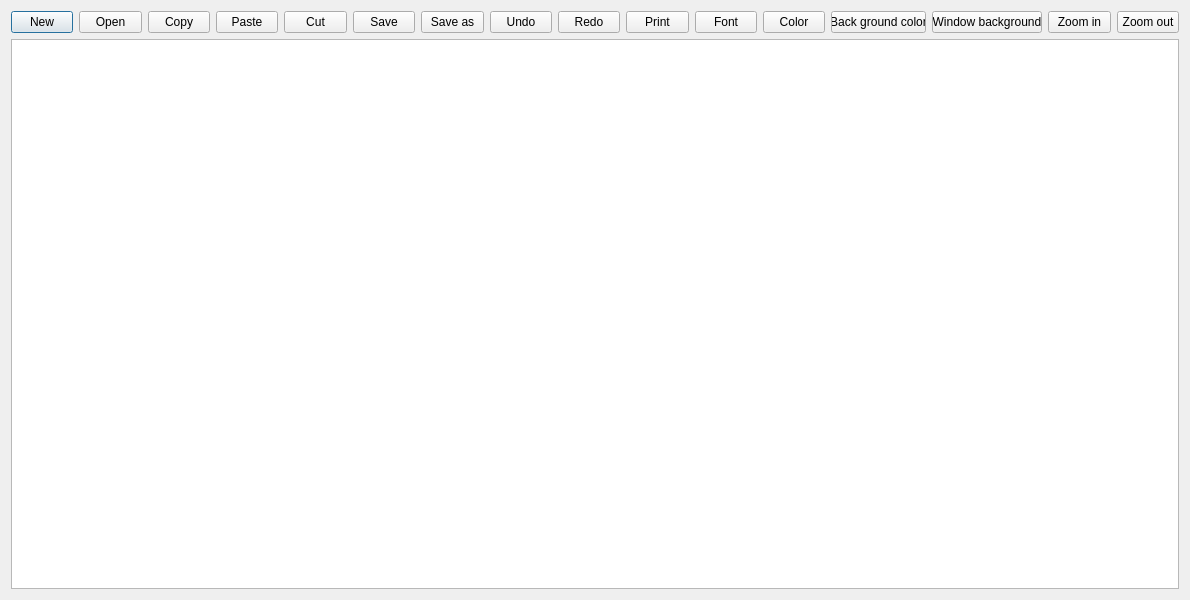
<?xml version="1.0" encoding="UTF-8"?>
<ui version="4.0">
 <class>Dialog</class>
 <widget class="QDialog" name="Dialog">
  <property name="geometry">
   <rect>
    <x>0</x>
    <y>0</y>
    <width>1190</width>
    <height>600</height>
   </rect>
  </property>
  <property name="windowTitle">
   <string>Dialog</string>
  </property>
  <layout class="QVBoxLayout" name="verticalLayout">
   <item>
    <layout class="QHBoxLayout" name="horizontalLayout_2">
     <item>
      <widget class="QPushButton" name="new_2">
       <property name="sizePolicy">
        <sizepolicy hsizetype="Fixed" vsizetype="Fixed">
         <horstretch>0</horstretch>
         <verstretch>0</verstretch>
        </sizepolicy>
       </property>
       <property name="minimumSize">
        <size>
         <width>30</width>
         <height>20</height>
        </size>
       </property>
       <property name="text">
        <string>New</string>
       </property>
      </widget>
     </item>
     <item>
      <widget class="QPushButton" name="open">
       <property name="sizePolicy">
        <sizepolicy hsizetype="Fixed" vsizetype="Fixed">
         <horstretch>0</horstretch>
         <verstretch>0</verstretch>
        </sizepolicy>
       </property>
       <property name="minimumSize">
        <size>
         <width>35</width>
         <height>20</height>
        </size>
       </property>
       <property name="text">
        <string>Open</string>
       </property>
      </widget>
     </item>
     <item>
      <widget class="QPushButton" name="copy">
       <property name="sizePolicy">
        <sizepolicy hsizetype="Fixed" vsizetype="Fixed">
         <horstretch>0</horstretch>
         <verstretch>0</verstretch>
        </sizepolicy>
       </property>
       <property name="minimumSize">
        <size>
         <width>35</width>
         <height>20</height>
        </size>
       </property>
       <property name="text">
        <string>Copy</string>
       </property>
      </widget>
     </item>
     <item>
      <widget class="QPushButton" name="paste">
       <property name="sizePolicy">
        <sizepolicy hsizetype="Fixed" vsizetype="Fixed">
         <horstretch>0</horstretch>
         <verstretch>0</verstretch>
        </sizepolicy>
       </property>
       <property name="minimumSize">
        <size>
         <width>40</width>
         <height>20</height>
        </size>
       </property>
       <property name="text">
        <string>Paste</string>
       </property>
      </widget>
     </item>
     <item>
      <widget class="QPushButton" name="cut">
       <property name="sizePolicy">
        <sizepolicy hsizetype="Fixed" vsizetype="Fixed">
         <horstretch>0</horstretch>
         <verstretch>0</verstretch>
        </sizepolicy>
       </property>
       <property name="minimumSize">
        <size>
         <width>30</width>
         <height>20</height>
        </size>
       </property>
       <property name="text">
        <string>Cut</string>
       </property>
      </widget>
     </item>
     <item>
      <widget class="QPushButton" name="save">
       <property name="sizePolicy">
        <sizepolicy hsizetype="Fixed" vsizetype="Fixed">
         <horstretch>0</horstretch>
         <verstretch>0</verstretch>
        </sizepolicy>
       </property>
       <property name="minimumSize">
        <size>
         <width>35</width>
         <height>20</height>
        </size>
       </property>
       <property name="text">
        <string>Save</string>
       </property>
      </widget>
     </item>
     <item>
      <widget class="QPushButton" name="save_as">
       <property name="sizePolicy">
        <sizepolicy hsizetype="Fixed" vsizetype="Fixed">
         <horstretch>0</horstretch>
         <verstretch>0</verstretch>
        </sizepolicy>
       </property>
       <property name="minimumSize">
        <size>
         <width>50</width>
         <height>20</height>
        </size>
       </property>
       <property name="text">
        <string>Save as</string>
       </property>
      </widget>
     </item>
     <item>
      <widget class="QPushButton" name="undo">
       <property name="sizePolicy">
        <sizepolicy hsizetype="Fixed" vsizetype="Fixed">
         <horstretch>0</horstretch>
         <verstretch>0</verstretch>
        </sizepolicy>
       </property>
       <property name="minimumSize">
        <size>
         <width>35</width>
         <height>20</height>
        </size>
       </property>
       <property name="text">
        <string>Undo</string>
       </property>
      </widget>
     </item>
     <item>
      <widget class="QPushButton" name="redo">
       <property name="sizePolicy">
        <sizepolicy hsizetype="Fixed" vsizetype="Fixed">
         <horstretch>0</horstretch>
         <verstretch>0</verstretch>
        </sizepolicy>
       </property>
       <property name="minimumSize">
        <size>
         <width>35</width>
         <height>20</height>
        </size>
       </property>
       <property name="text">
        <string>Redo</string>
       </property>
      </widget>
     </item>
     <item>
      <widget class="QPushButton" name="print">
       <property name="sizePolicy">
        <sizepolicy hsizetype="Fixed" vsizetype="Fixed">
         <horstretch>0</horstretch>
         <verstretch>0</verstretch>
        </sizepolicy>
       </property>
       <property name="minimumSize">
        <size>
         <width>35</width>
         <height>20</height>
        </size>
       </property>
       <property name="text">
        <string>Print</string>
       </property>
      </widget>
     </item>
     <item>
      <widget class="QPushButton" name="font">
       <property name="sizePolicy">
        <sizepolicy hsizetype="Fixed" vsizetype="Fixed">
         <horstretch>0</horstretch>
         <verstretch>0</verstretch>
        </sizepolicy>
       </property>
       <property name="minimumSize">
        <size>
         <width>30</width>
         <height>20</height>
        </size>
       </property>
       <property name="text">
        <string>Font</string>
       </property>
      </widget>
     </item>
     <item>
      <widget class="QPushButton" name="color">
       <property name="sizePolicy">
        <sizepolicy hsizetype="Fixed" vsizetype="Fixed">
         <horstretch>0</horstretch>
         <verstretch>0</verstretch>
        </sizepolicy>
       </property>
       <property name="minimumSize">
        <size>
         <width>35</width>
         <height>20</height>
        </size>
       </property>
       <property name="text">
        <string>Color</string>
       </property>
      </widget>
     </item>
     <item>
      <widget class="QPushButton" name="t_background">
       <property name="sizePolicy">
        <sizepolicy hsizetype="Fixed" vsizetype="Fixed">
         <horstretch>0</horstretch>
         <verstretch>0</verstretch>
        </sizepolicy>
       </property>
       <property name="minimumSize">
        <size>
         <width>95</width>
         <height>20</height>
        </size>
       </property>
       <property name="text">
        <string>Back ground color</string>
       </property>
      </widget>
     </item>
     <item>
      <widget class="QPushButton" name="w_back">
       <property name="sizePolicy">
        <sizepolicy hsizetype="Fixed" vsizetype="Fixed">
         <horstretch>0</horstretch>
         <verstretch>0</verstretch>
        </sizepolicy>
       </property>
       <property name="minimumSize">
        <size>
         <width>110</width>
         <height>20</height>
        </size>
       </property>
       <property name="text">
        <string>Window background</string>
       </property>
      </widget>
     </item>
     <item>
      <widget class="QPushButton" name="zoom_in">
       <property name="sizePolicy">
        <sizepolicy hsizetype="Fixed" vsizetype="Fixed">
         <horstretch>0</horstretch>
         <verstretch>0</verstretch>
        </sizepolicy>
       </property>
       <property name="minimumSize">
        <size>
         <width>50</width>
         <height>20</height>
        </size>
       </property>
       <property name="text">
        <string>Zoom in</string>
       </property>
      </widget>
     </item>
     <item>
      <widget class="QPushButton" name="zoom_out">
       <property name="sizePolicy">
        <sizepolicy hsizetype="Fixed" vsizetype="Fixed">
         <horstretch>0</horstretch>
         <verstretch>0</verstretch>
        </sizepolicy>
       </property>
       <property name="minimumSize">
        <size>
         <width>60</width>
         <height>20</height>
        </size>
       </property>
       <property name="text">
        <string>Zoom out</string>
       </property>
      </widget>
     </item>
    </layout>
   </item>
   <item>
    <layout class="QHBoxLayout" name="horizontalLayout">
     <item>
      <widget class="QTextEdit" name="textEdit">
       <property name="minimumSize">
        <size>
         <width>800</width>
         <height>300</height>
        </size>
       </property>
      </widget>
     </item>
    </layout>
   </item>
  </layout>
 </widget>
 <resources/>
 <connections/>
</ui>
